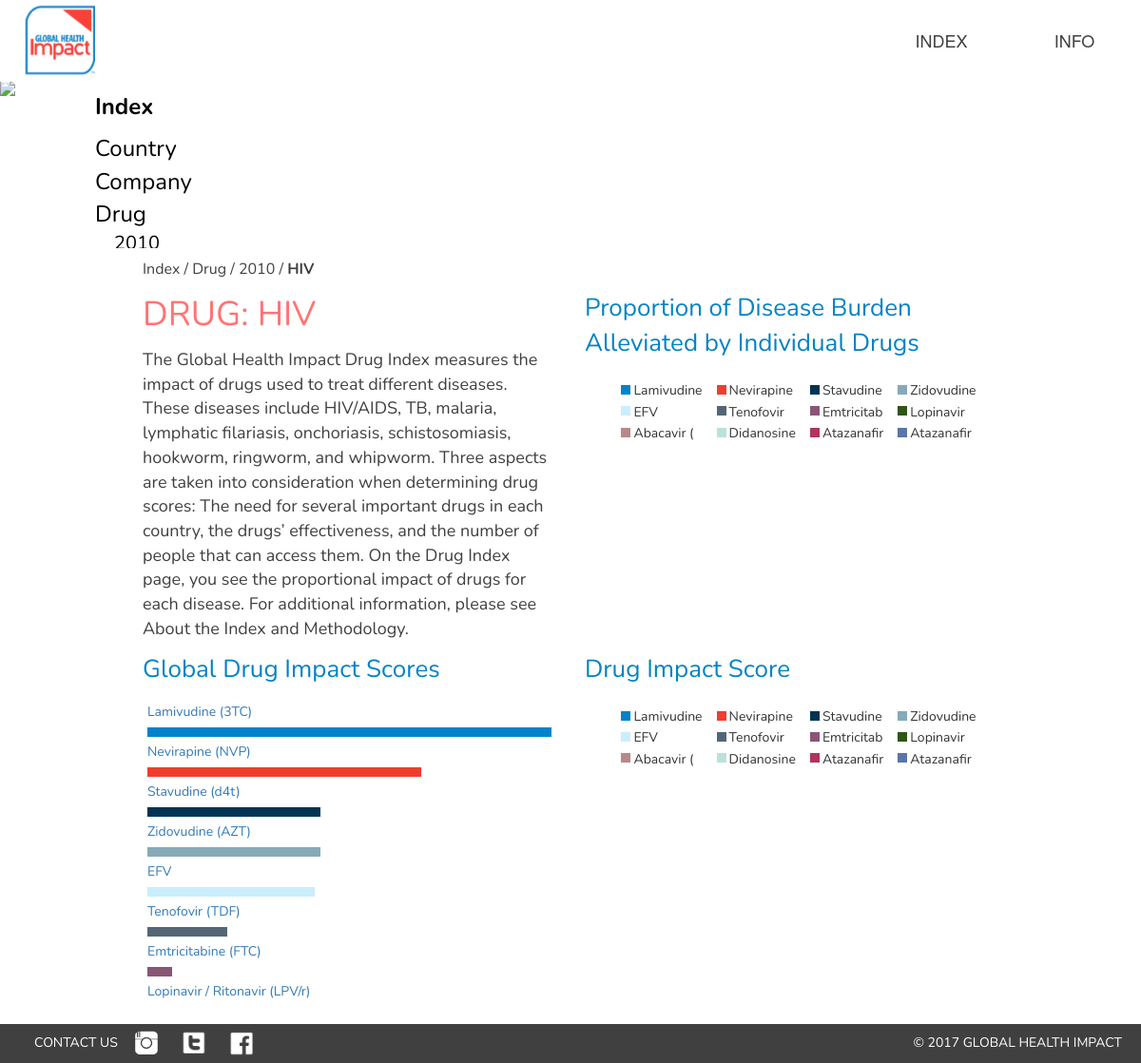
Screenshot of /index/drug/2010/hiv with the database file from the repository.
### tables this page shows
CREATE TABLE drugr2010
            (drug text, company text, tb real, malaria real, hiv real, roundworm real, hookworm real, whipworm real, schistosomiasis real, onchocerciasis real, lf real, total real);

### flask_app.py (the view, shortened to what this page needs)
@app.route('/index/drug/<year>/<disease>')
def drug(year,disease):
    drugcolors = ['#FFB31C', '#0083CA', '#EF3E2E', '#003452', '#86AAB9', '#CAEEFD', '#546675', '#8A5575', '#305516',
                  '#B78988', '#BAE2DA', '#B1345D', '#5B75A7', '#906F76', '#C0E188', '#DE9C2A', '#F15A22', '#8F918B',
                  '#F2C2B7',
                  '#F7C406', '#B83F98', '#548A9B', '#D86375', '#F1DBC6', '#0083CA', '#7A80A3', '#CA8566', '#A3516E',
                  '#1DF533', '#510B95', '#DFF352', '#F2C883', '#E3744D', '#26B2BE', '#5006BA', '#B99BCF', '#DC2A5A',
                  '#D3D472', '#2A9DC4', '#C25C90', '#65A007', '#FE3289', '#C6DAB5', '#DDF6AC', '#B7E038', '#1ADBBD', '#3BC6D5',
                  '#0ACD57', '#22419F', '#D47C5B']
    piedata = []
    drugg = []
    pielabb = []
    g.db = connect_db()
    if disease == 'all':
        drugg = 'ALL'
        if year == '2010':
            cur = g.db.execute(' select drug, total from drugr2010 ')
        elif year == '2013':
            cur = g.db.execute(' select drug, total from drugr2013 ')
    else:
        drugg = diseasedict[disease]
        if year == '2010':
            if disease == 'malaria':
                cur = g.db.execute(' select drug, malaria from drugr2010 ')
            elif disease == 'hiv':
                cur = g.db.execute(' select drug, hiv from drugr2010 ')
            elif disease == 'tb':
                cur = g.db.execute(' select drug, tb from drugr2010 ')
            elif disease == 'roundworm':
                cur = g.db.execute(' select drug, roundworm from drugr2010 ')
            elif disease == 'hookworm':
                cur = g.db.execute(' select drug, hookworm from drugr2010 ')
            elif disease == 'whipworm':
                cur = g.db.execute(' select drug, hookworm from drugr2010 ')
            elif disease == 'schistosomiasis':
                cur = g.db.execute(' select drug, schistosomiasis from drugr2010 ')
            elif disease == 'onchocerciasis':
                cur = g.db.execute(' select drug, onchocerciasis from drugr2010 ')
            elif disease == 'lf':
                cur = g.db.execute(' select drug, lf from drugr2010 ')
    piee = cur.fetchall()
    impactpie = []
    for k in piee:
        drug = k[0]
        score = k[1]
        t = [drug,score]
        if score > 0:
            piedata.append(t)
    sortedpie2 = sorted(piedata, key=lambda xy: xy[1], reverse=True)
    maxrow = sortedpie2[0]
    if maxrow[0] == 'Unmet Need':
        maxrow = sortedpie2[1]
    maxval = maxrow[1]
    c = 0
    for row in sortedpie2:
        perc = (row[1] / maxval) * 100
        row.append(perc)
        color = drugcolors[c]
        row.append(color)
        c+=1
        if row[0] != 'Unmet Need':
            impactpie.append(row)
    lablist = []
    pielabb = []
    for k in impactpie:
        labit = []
        drug = k[0]
        score = k[1]
        color = k[3]
        shortdrug = drug[0:10]
        labit.append(drug)
        labit.append(shortdrug)
        labit.append(color)
        labit.append(score)
        lablist.append(labit)
    labrow = []
    xx = 0
    if len(lablist) < 4:
        pielabb.append(lablist)
    else:
        for item in lablist:
            labrow.append(item)
            xx += 1
            if xx % 4 == 0:
                pielabb.append(labrow)
                labrow = []
                xx = 0
    g.db.close()
    speclocate = [year,drugg,disease]
    return render_template('drug.html', data=piedata, drug=drugg, navsub=3, showindex=1, pielabb=pielabb, drugcolors=drugcolors, speclocate = speclocate, scrolling=1, impactpie=impactpie, sortedpie2 = sortedpie2)

### flask_app.py (called while the page is built)
def connect_db():
    return sqlite3.connect('/home/globalhealth/mysite/ghi.db')

@app.before_request
def before_request():
    g.db = connect_db()

@app.after_request
def after_request(response):
    g.db.close()
    return response

@app.teardown_appcontext
def close_connection(exception):
    db = getattr(g, '_database', None)

### templates/drug.html (shortened to what this page needs)
{% extends "layout.html" %}
{% block frontimg %}
<img id="fore" src="{{ url_for('static',filename='img/drug.jpg') }}" />
{% endblock%}
{% block content %}
<div class="currentlocation">
<p class="pagetitle">Index / <a href="/index/drug" class="pagetitle">Drug</a> / <a href="/index/drug/{{ speclocate.0 }}/all" class="pagetitle">{{ speclocate.0 }}</a> / <a href="/index/drug/{{ speclocate.0 }}/{{ speclocate.2 }}" class="titlebold">{{ speclocate.1 }}</a></p>
</div>
<div class="row">
    <div class="col-sm-6">
        <p class="redtxt">DRUG: {{ drug }}</p>
        <p class="txtcontent">The Global Health Impact Drug Index measures the impact of drugs used to treat different diseases. These diseases include HIV/AIDS, TB, malaria, lymphatic filariasis, onchoriasis, schistosomiasis, hookworm, ringworm, and whipworm. Three aspects are taken into consideration when determining drug scores: The need for several important drugs in each country, the drugs’ effectiveness, and the number of people that can access them. On the Drug Index page, you see the proportional impact of drugs for each disease. For additional information, please see About the Index and Methodology.</p>
    </div>
    <div class="col-sm-6">
        <p class="bluetxt" style="font-size:26px; !important">Proportion of Disease Burden Alleviated by Individual Drugs</p>
        <div class="piewrap">
            <div id="piediv" class="piechart">
            </div>
        </div>
        <div class="pielegend" style="max-height:80px;overflow-y:scroll">
            <table style="margin:auto">
                {% for row in pielabb %}
                <tr style="float:center">
                    {% for item in row %}
                    <td class="tablecell leftcell"><div class="colorbox" style="background-color:{{ item.2 |safe }};"></div></td>
                    <td class="tablecell legendtxt" title="{{ item.0 |safe }}: {{ item.3 |safe }}">{{ item.1 |safe }}</td>
                    {% endfor %}
                </tr>
                {% endfor %}
            </table>
        </div>
    </div>
</div>
<div class="row">
    <div class="col-sm-6">
        <p class="bluetxt" style="font-size:26px; !important">Global Drug Impact Scores</p>
        <div id="chart_div">
            {% for drug in impactpie %}
            <a onclick="bargoclick({{ loop.index }});" title="{{ drug.0 }}: {{ drug.1 }}">
                <div id="" style="padding-top: 2px; font-family: 'Nunito','sans-serif';">{{ drug.0 }}</div>
                <div style="width: {{ drug.2 }}%;background-color:{{ drug.3 }};height: 10px;display:inline-block;font-size:0;margin-right:-4px;"></div>
            </a>
            {% endfor %}
            </div><br>
    </div>
    <div class="col-sm-6">
        <p class="bluetxt" style="font-size:26px; !important">Drug Impact Score</p>
        <div class="piewrap">
            <div id="pie2div" class="piechart">
            </div>
        </div>
        <div class="pielegend">
            <table style="margin:auto">
                {% for row in pielabb %}
                <tr style="float:center">
                    {% for item in row %}
                    <td class="tablecell leftcell"><div class="colorbox" style="background-color:{{ item.2 |safe }};"></div></td>
                    <td class="tablecell legendtxt" title="{{ item.0 |safe }}: {{ item.3 |safe }}">{{ item.1 |safe }}</td>
                    {% endfor %}
                </tr>
                {% endfor %}
            </table>
        </div>
    </div>
</div>
{% endblock %}

### static/stylesheet.css (style rules this page uses)
body { font-family: 'Nunito', sans-serif; }
.redtxt { font-size: 36px; color: #FF7474; font-family: 'Nunito', sans-serif; }
.bluetxt { font-size: 36px; color: #0083C4; font-family: 'Nunito', sans-serif; }
.txtcontent { font-size: 18px; color: #404040; font-family: 'Nunito', sans-serif; }
#fore { position: fixed; z-index: 1; width: 100vw; }
.piechart { margin: auto; padding: 5px; max-height:200px; z-index: -1; }
.piewrap { max-height: 300px; overflow:hidden; margin:auto 0; }
.pielegend { max-height:80px; overflow-y:scroll; position: relative; overflow-x:hidden; z-index:9999; }
#chart_div { width: 100%; max-height: 325px; overflow-y: auto; overflow-x: hidden; padding:5px; }
.pagetitle { position:relative; font-family: 'Nunito', sans-serif; color:#404040; font-size:16px; }
.titlebold { position:relative; font-weight:bold; font-family: 'Nunito', sans-serif; color:#404040; font-size:16px; }
.currentlocation { margin-top:10px; }
.legendtxt { font-size: 14px; display: inline-block; font-family: 'Nunito', sans-serif; text-align: center; padding-left:3px; }
.colorbox { width:10px; height:10px; display:inline-block; float:left; }
.leftcell { padding-left: 15px; }

### rows the page displays
drugr2010: item "Lamivudine", drug "Lamivudine (3TC)", {{ drug.2 }} 100.0 (drawn)
drugr2010: item "Nevirapine", drug "Nevirapine (NVP)", {{ drug.2 }} 67.80827251959796 (drawn)
drugr2010: item "Stavudine", drug "Stavudine (d4t)", {{ drug.2 }} 42.88592180359882 (drawn)
drugr2010: item "Zidovudine", drug "Zidovudine (AZT)", {{ drug.2 }} 42.87336932434174 (drawn)
drugr2010: drug "EFV", {{ drug.2 }} 41.38470005212424 (drawn)
drugr2010: item "Tenofovir", drug "Tenofovir (TDF)", {{ drug.2 }} 19.844217509591168 (drawn)
drugr2010: item "Emtricitab", drug "Emtricitabine (FTC)", {{ drug.2 }} 6.0576233573576905 (drawn)
drugr2010: item "Lopinavir", drug "Lopinavir / Ritonavir (LPV/r)"
drugr2010: item "Abacavir ("
drugr2010: item "Didanosine"
drugr2010: item "Atazanafir"
drugr2010: item "Atazanafir"

### other values shown
{{ speclocate.0 }} "2010"
{{ speclocate.1 }} "HIV"
{{ drug }} "HIV"
